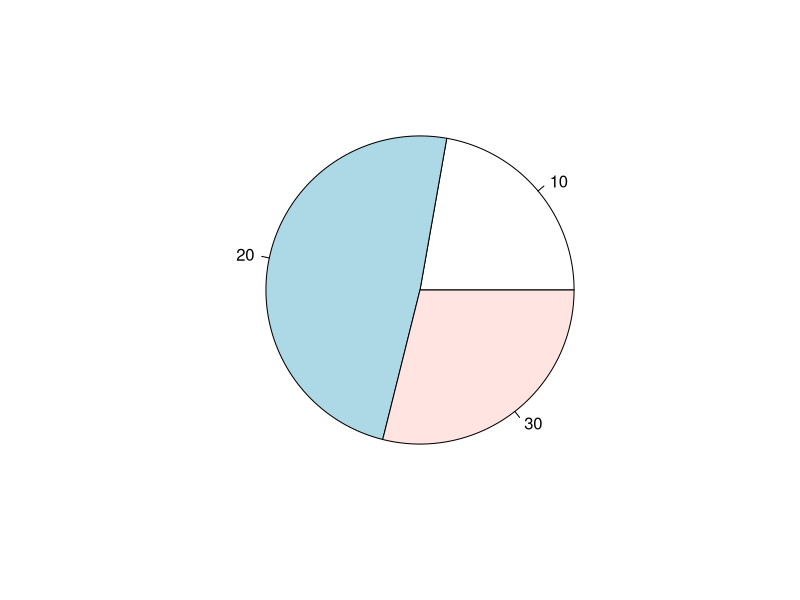
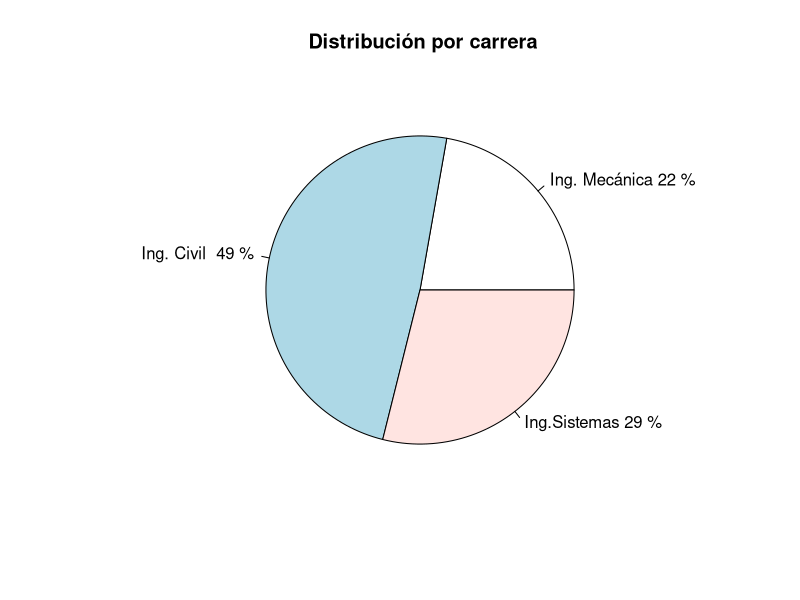
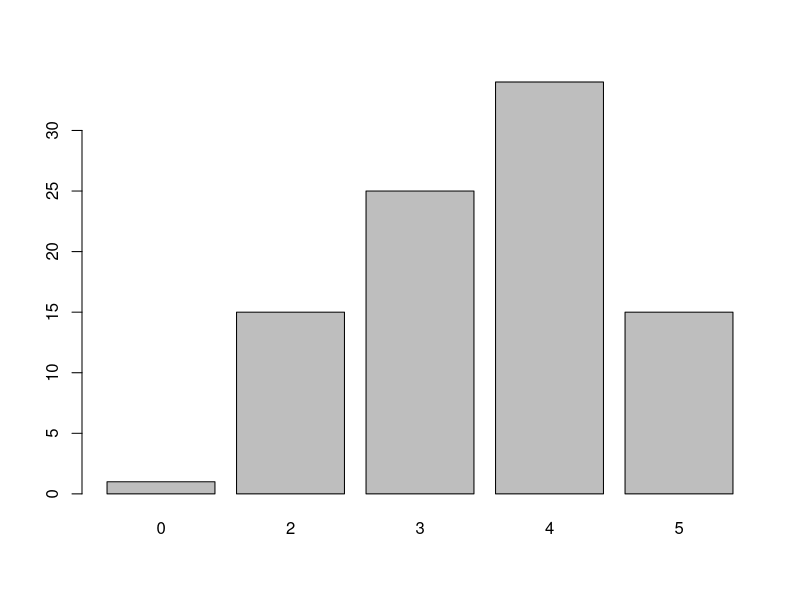
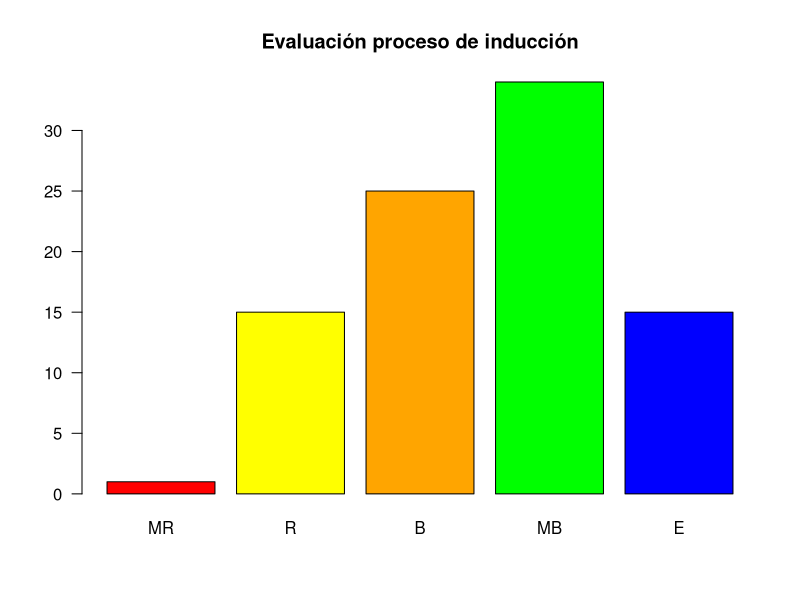
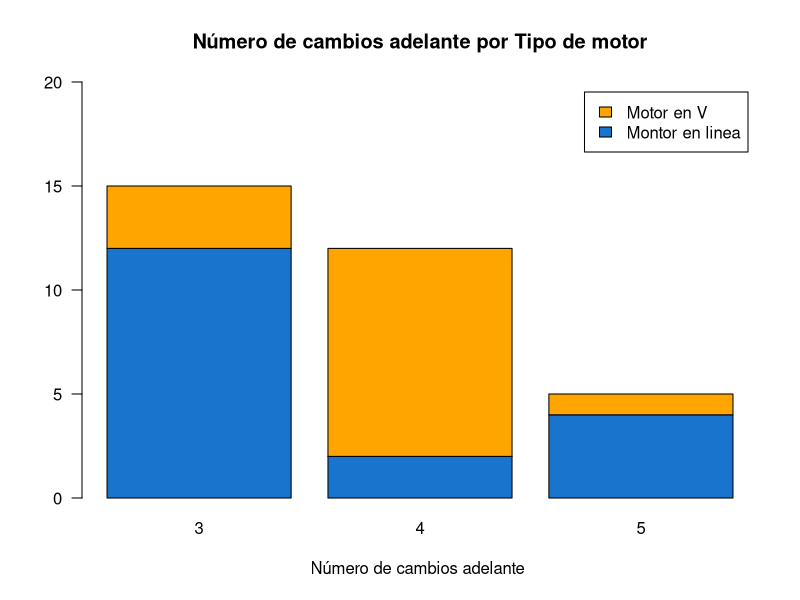
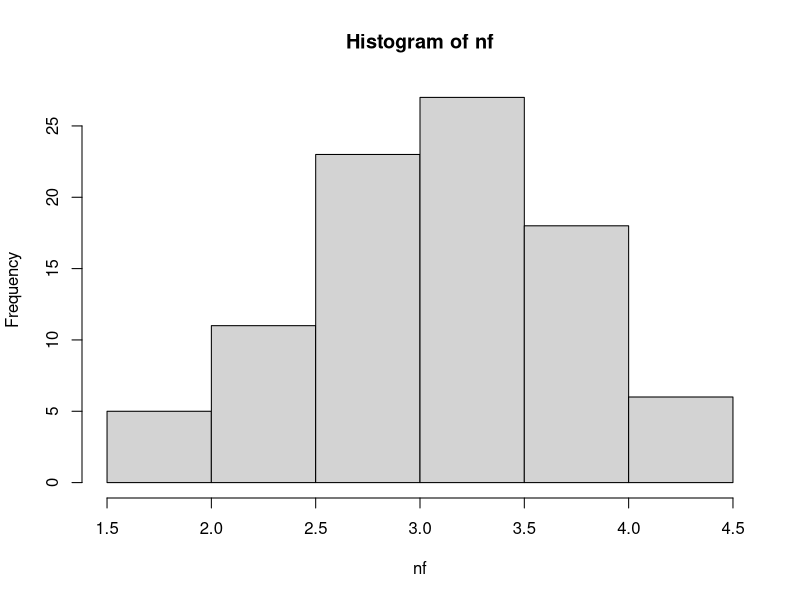
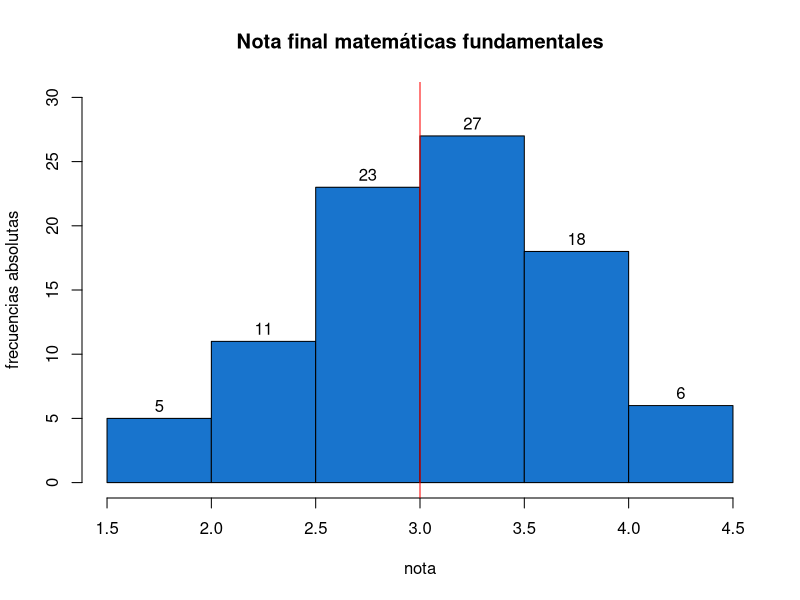
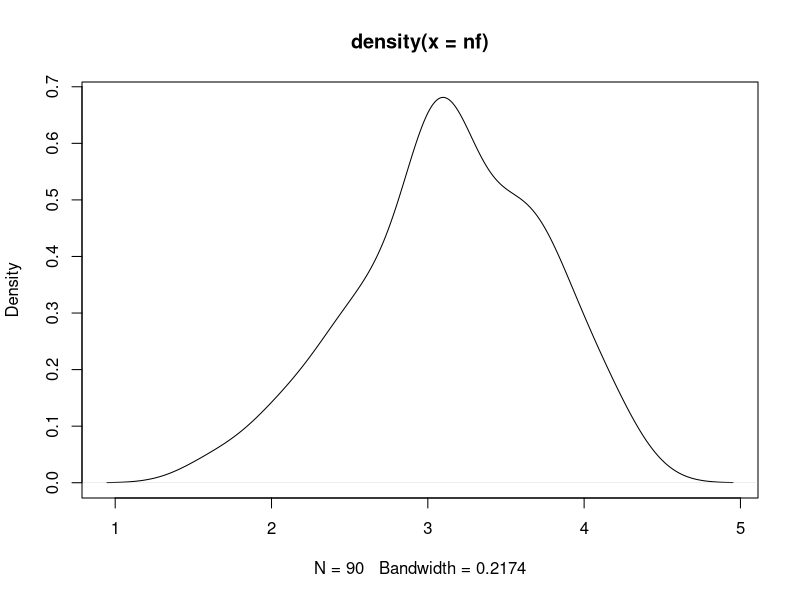

Generate these figures, in order, with R:
# Variable cualitativa, escala nominal
cc=c(20, 10, 20, 20, 20, 20, 20, 20, 20, 30, 20, 20, 20, 10, 30, 20, 20, 30, 20, 
     30, 30, 20, 10, 30, 20, 20, 30, 30, 10, 20, 10, 20, 20, 20, 10, 20, 10, 20, 
     20, 30, 30, 30, 10, 30, 20, 20, 20, 20, 20, 20, 10, 20, 30, 30, 10, 10, 10, 
     20, 10, 20, 10, 30, 20, 10, 20, 30, 10, 30, 30, 30, 20, 30, 30, 30, 30, 30, 
     30, 20, 10, 30, 10, 20, 20, 10, 20, 20, 20, 20, 10, 20) 

t=table(cc)
pie(t)
labs=c("Ing. Mecánica","Ing. Civil ","Ing.Sistemas") 
names(t)=labs
pct=round(t/sum(t)*100) 
labs=paste(labs, pct)
labs=paste(labs, "%", sep = " ") 
t1=table(cc)
pie(t1, 
    labels=labs, 
    main=" Distribución por carrera")
#-------------------------------------------------------------------------------
# Variabel cualitativa escala ordinal
ev=table(rbinom(90,5,0.70))
barplot(ev)


names(ev)=c("MR","R","B","MB","E")
barplot(ev, col=c("red","yellow","orange","green","blue"), 
        main = "Evaluación proceso de inducción",las=1)

#·-----------------------------------------------------------------------------

counts <- table(mtcars$vs, mtcars$gear)
rownames(counts)=c("Montor en linea", "Motor en V")
barplot(counts, main="Número de cambios adelante por Tipo de motor",  
        xlab="Número de cambios adelante ",
        col=c("dodgerblue3","orange"),
        legend = rownames(counts), las=1, ylim = c(0,20))

#·-----------------------------------------------------------------------------
nf=c(4.1, 2.7, 3.1, 3.2, 3.0, 3.2, 2.0, 2.4, 1.6, 3.2, 3.1, 2.6, 2.0, 2.4, 2.8, 
     3.3, 4.0, 3.4, 3.0, 3.1, 2.7, 2.7, 3.0, 3.8, 3.2, 2.2, 3.5, 3.5, 3.8, 3.5, 
     3.9, 4.2, 4.3, 3.9, 3.2, 3.5, 3.5, 3.7, 4.1, 3.7, 3.5, 3.6, 3.2, 3.1, 3.4, 
     3.0, 3.0, 3.0, 2.7, 1.7, 3.6, 2.1, 2.4, 3.0, 3.1, 2.5, 2.5, 3.6, 2.2, 2.4,
     3.1, 3.3, 2.7, 3.7, 3.0, 2.7, 3.0, 3.2, 3.1, 2.4, 3.0, 2.7, 2.5, 3.0, 3.0, 
     3.0, 3.2, 3.1, 3.8, 4.1, 3.7, 3.5, 3.0, 3.7, 3.7, 4.1, 3.7, 3.9, 3.7, 2.0)

# Diagrama de tallos y hojas
stem(nf)
#·-----------------------------------------------------------------------------
hist(nf)


h1=hist(nf, 
        main = "Nota final matemáticas fundamentales", 
        xlab = "nota", ylab="frecuencias absolutas", 
        labels=TRUE, 
        col="dodgerblue3",
        ylim = c(0,30))
abline(v=3,col="red")
#·-----------------------------------------------------------------------------
nf=c(4.1, 2.7, 3.1, 3.2, 3.0, 3.2, 2.0, 2.4, 1.6, 3.2, 3.1, 2.6, 2.0, 2.4, 2.8,
     3.3, 4.0, 3.4, 3.0, 3.1, 2.7, 2.7, 3.0, 3.8, 3.2, 2.2, 3.5, 3.5, 3.8, 3.5,
     3.9, 4.2, 4.3, 3.9, 3.2, 3.5, 3.5, 3.7, 4.1, 3.7, 3.5, 3.6, 3.2, 3.1, 3.4, 
     3.0, 3.0, 3.0, 2.7, 1.7, 3.6, 2.1, 2.4, 3.0, 3.1, 2.5, 2.5, 3.6, 2.2, 2.4, 
     3.1, 3.3, 2.7, 3.7, 3.0, 2.7, 3.0, 3.2, 3.1, 2.4, 3.0, 2.7, 2.5, 3.0, 3.0, 
     3.0, 3.2, 3.1, 3.8, 4.1, 3.7, 3.5, 3.0, 3.7, 3.7, 4.1, 3.7, 3.9, 3.7, 2.0)

d=density(nf)
plot(d)

plot(density(nf), 
     main="Distribución notas de matemátias fundamentales", 
     col="dodgerblue3", 
     lwd=5 )
#·-----------------------------------------------------------------------------
nf=c(4.1, 2.7, 3.1, 3.2, 3.0, 3.2, 2.0, 2.4, 1.6, 3.2, 3.1, 2.6, 2.0, 2.4, 2.8,
     3.3, 4.0, 3.4, 3.0, 3.1, 2.7, 2.7, 3.0, 3.8, 3.2, 2.2, 3.5, 3.5, 3.8, 3.5, 
     3.9, 4.2, 4.3, 3.9, 3.2, 3.5, 3.5, 3.7, 4.1, 3.7, 3.5, 3.6, 3.2, 3.1, 3.4, 
     3.0, 3.0, 3.0, 2.7, 1.7, 3.6, 2.1, 2.4, 3.0, 3.1, 2.5, 2.5, 3.6, 2.2, 2.4,
     3.1, 3.3, 2.7, 3.7, 3.0, 2.7, 3.0, 3.2, 3.1, 2.4, 3.0, 2.7, 2.5, 3.0, 3.0, 
     3.0, 3.2, 3.1, 3.8, 4.1, 3.7, 3.5, 3.0, 3.7, 3.7, 4.1, 3.7, 3.9, 3.7, 2.0)

boxplot(nf)

boxplot(nf, main="Nota final matemáticas fundamentales",
        col="dodgerblue3",las=1)
abline(h=3, col="red")
#·-----------------------------------------------------------------------------
nf=c(4.1, 2.7, 3.1, 3.2, 3.0, 3.2, 2.0, 2.4, 1.6, 3.2, 3.1, 2.6, 2.0, 2.4, 2.8,
     3.3, 4.0, 3.4, 3.0, 3.1, 2.7, 2.7, 3.0, 3.8, 3.2, 2.2, 3.5, 3.5, 3.8, 3.5, 
     3.9, 4.2, 4.3, 3.9, 3.2, 3.5, 3.5, 3.7, 4.1, 3.7, 3.5, 3.6, 3.2, 3.1, 3.4, 
     3.0, 3.0, 3.0, 2.7, 1.7, 3.6, 2.1, 2.4, 3.0, 3.1, 2.5, 2.5, 3.6, 2.2, 2.4,
     3.1, 3.3, 2.7, 3.7, 3.0, 2.7, 3.0, 3.2, 3.1, 2.4, 3.0, 2.7, 2.5, 3.0, 3.0,
     3.0, 3.2, 3.1, 3.8, 4.1, 3.7, 3.5, 3.0, 3.7, 3.7, 4.1, 3.7, 3.9, 3.7, 2.0)

cc=c(20, 10, 20, 20, 20, 20, 20, 20, 20, 30, 20, 20, 20, 10, 30, 20, 20, 30, 20, 
     30, 30, 20, 10, 30, 20, 20, 30, 30, 10, 20, 10, 20, 20, 20, 10, 20, 10, 20, 
     20, 30, 30, 30, 10, 30, 20, 20, 20, 20, 20, 20, 10, 20, 30, 30, 10, 10, 10,
     20, 10, 20, 10, 30, 20, 10, 20, 30, 10, 30, 30, 30, 20, 30, 30, 30, 30, 30,
     30, 20, 10, 30, 10, 20, 20, 10, 20, 20, 20, 20, 10, 20)

boxplot(nf~cc)

labs=c("Ing. Mecánica","Ing. Civil ","Ing.Sistemas") 
boxplot((nf~cc),main="Nota final matemáticas fundamentales por carrera", 
        col="dodgerblue3")
abline(h=3, col="red")
abline(h=4, col="blue")
#·-----------------------------------------------------------------------------
ed=round(rnorm(90,18,1),1)
plot(ed, nf)

plot(ed,nf, 
     main="Edad vs Nota final matemáticas fundamentales", 
     ylim = c(0,5), 
     xlab = "Edad", 
     ylab = "Nota final",
     col="dodgerblue3",
     pch=19, 
     las=1)
grid()
#·-----------------------------------------------------------------------------
plot(AirPassengers, 
     main="Número de pasajeros por mes", 
     col="dodgerblue3", 
     lwd = 2)

# Resumen --------------------------------------------------------------------
x=rnorm(100,100,20)
y=rnorm(100,100,25)
z=rbinom(100,4,0.30)
t=1:100
par(mfrow=c(2, 2))
pie(table(z))
barplot(table(z))
stem(x)
hist(x)
boxplot(x)
plot(x,y)
plot(t,y, type="l")
plot(density(x))
dev.off() # resetea formato
# hoLA MUNDO
# ------------------------------------------------------------------------------
